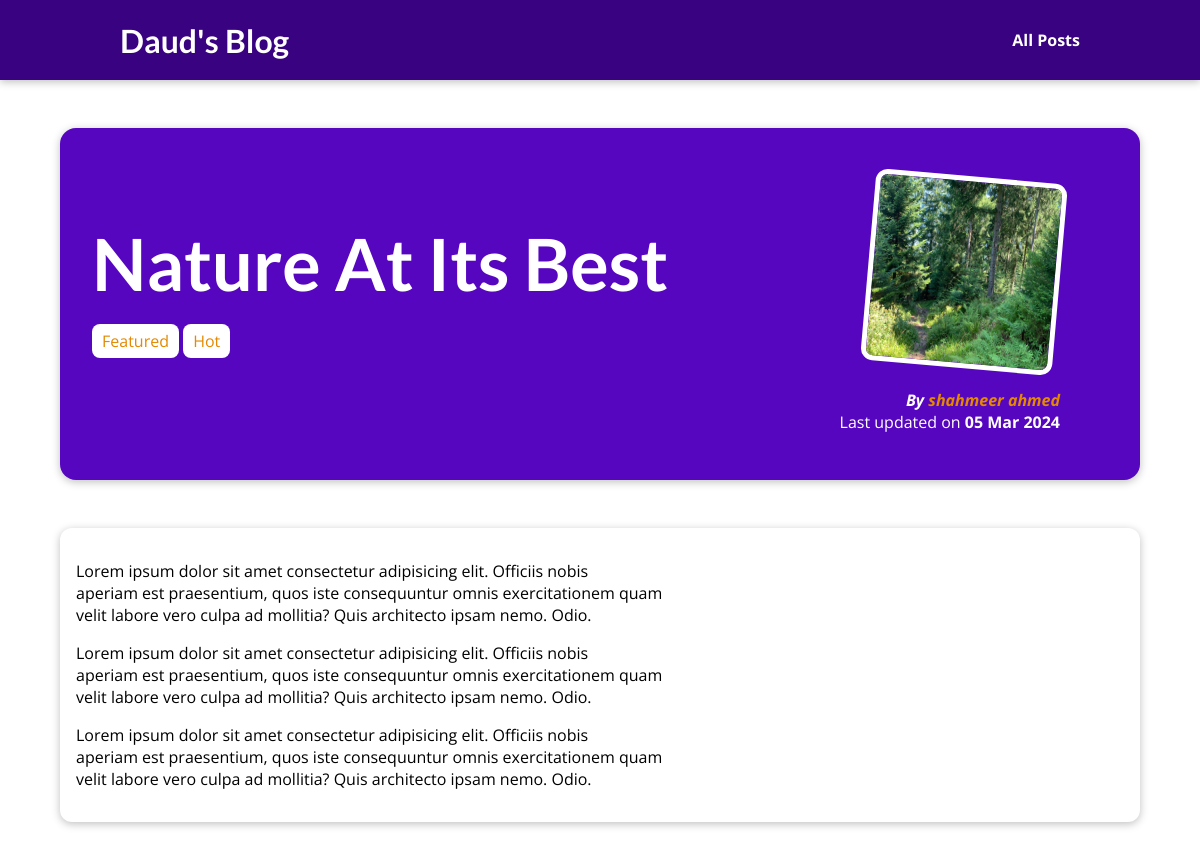
The page /posts/nature-at-its-best on the database its author committed.
### blog/models.py (models this page shows, shortened)
class Post(models.Model):
    title = models.CharField(max_length = 100)
    image = models.CharField(max_length = 100)
    date = models.DateField()
    excerpt = models.TextField()
    content = models.TextField()
    author = models.ForeignKey(Author, on_delete=models.CASCADE)
    slug = models.SlugField(unique = True ,null=False)
    tag = models.ManyToManyField(Tag, blank= True)

class Tag(models.Model):
    caption = models.CharField(max_length = 20)
    def __str__(self):
        return f"{self.caption}"

class Author(models.Model):
    first_name = models.CharField(max_length = 50,null=True)
    last_name = models.CharField(max_length = 50,null=True)
    email_address = models.EmailField()
    def __str__(self):
        return f"{self.first_name} {self.last_name}"

### blog/views.py (the view)
# urls.py: path("posts/<slug>", views.individual_posts,name="post-details")
def individual_posts(request,slug):
    identified_post = get_object_or_404(Post,slug=slug)
    return render(request,"blog/postDetails.html",{"post":identified_post,"post_tag":identified_post.tag.all()})

### blog/templates/blog/postDetails.html (shortened to what this page needs)
{% extends "base.html" %}
{% load static %}
{% block css_styling %}
    <link rel="stylesheet" href="{% static "blog/style.css" %}">
{% endblock css_styling %}
{% block content %}
<header id="main-navigation">
    <h1><a href="{% url "start-project" %}">Daud's Blog</a></h1>
    <nav>
        <a href="{% url "posts-page" %}">All Posts</a>
    </nav>
</header>
<section id="summary">
    <h2>{{post.title}}</h2>
    <div>
        {% for post in post_tag %}
        <span class = "tags">{{post}}</span>
        {% endfor %}
    </div>
    <article>
        <img src="{% static "blog/images/"|add:post.image %}" alt=Post Title"">
        <address>By <a href = "mailto:{{post.author.email_address}}">{{post.author}}</a></address>
        <div>
            Last updated on
            <time>{{post.date|date:"d M Y"}}</time>
        </div>
    </article>
</section>
<main>
    <p>{{post.content|linebreaks}}</p>
</main>
{% endblock content %}

### static/app.css (style rules this page uses)
* { box-sizing: border-box; }
html { font-family: 'Open Sans', 'Lato', sans-serif; }
body { margin: 0; }
h1, h2, h3 { font-family: 'Lato', sans-serif; font-weight: bold; }

### blog/static/blog/style.css (style rules this page uses)
#main-navigation { width: 100%; height: 5rem; display: flex; justify-content: space-between; align-items: center; padding: 0 10%; position: absolute; top: 0; left: 0; }
#main-navigation a { text-decoration: none; color: white; font-weight: bold; }
#main-navigation { background-color: #390281; box-shadow: 0 2px 8px rgba(0, 0, 0, 0.25); }
#summary { margin: 8rem auto 3rem auto; padding: 2rem; width: 90%; max-width: 90rem; border-radius: 16px; background-color: #5706c0; position: relative; box-shadow: 0 2px 8px rgba(0, 0, 0, 0.25); height: 22rem; }
#summary h2 { color: white; font-size: 4.5rem; margin-bottom: 1.5rem; }
#summary article { position: absolute; top: 2rem; right: 3rem; padding: 1rem 2rem; border-radius: 12px; text-align: right; color: white; }
#summary article img { width: 12rem; height: 12rem; border-radius: 12px; transform: rotateZ(5deg); border: 5px solid white; margin-bottom: 1rem; }
#summary address { font-weight: bold; }
#summary a { text-decoration: none; color: #e48900; }
#summary time { font-weight: bold; }
.tags { background-color: white; color: #e48900; padding: 6px 10px; border-radius: 8px; }
main { width: 90%; max-width: 90rem; margin: 3rem auto; background-color: white; padding: 1rem; border-radius: 12px; box-shadow: 0 2px 8px rgba(0, 0, 0, 0.25); }

### rows shown on the page
Post: title "Nature At Its Best", image (picture), author "shahmeer ahmed", date "05 Mar 2024", content "Lorem ipsum dolor sit amet consectetur adipisicing elit. Officiis nobis aperiam est praesentium, quos iste consequuntur omnis exercitationem quam velit labore vero culpa ad mollitia? Quis architecto ipsam nemo. Odio. Lorem ipsum dolor sit amet consectetur adipisicing elit. Officiis nobis aperiam est praesentium, quos iste consequuntur omnis exercitationem quam velit labore vero culpa ad mollitia? Quis architecto ipsam nemo. Odio. Lorem ipsum dolor sit amet consectetur adipisicing elit. Officiis nobis aperiam est praesentium, quos iste consequuntur omnis exercitationem quam velit labore vero culpa ad mollitia? Quis architecto ipsam nemo. Odio."
Tag: caption "Featured"
Tag: caption "Hot"
